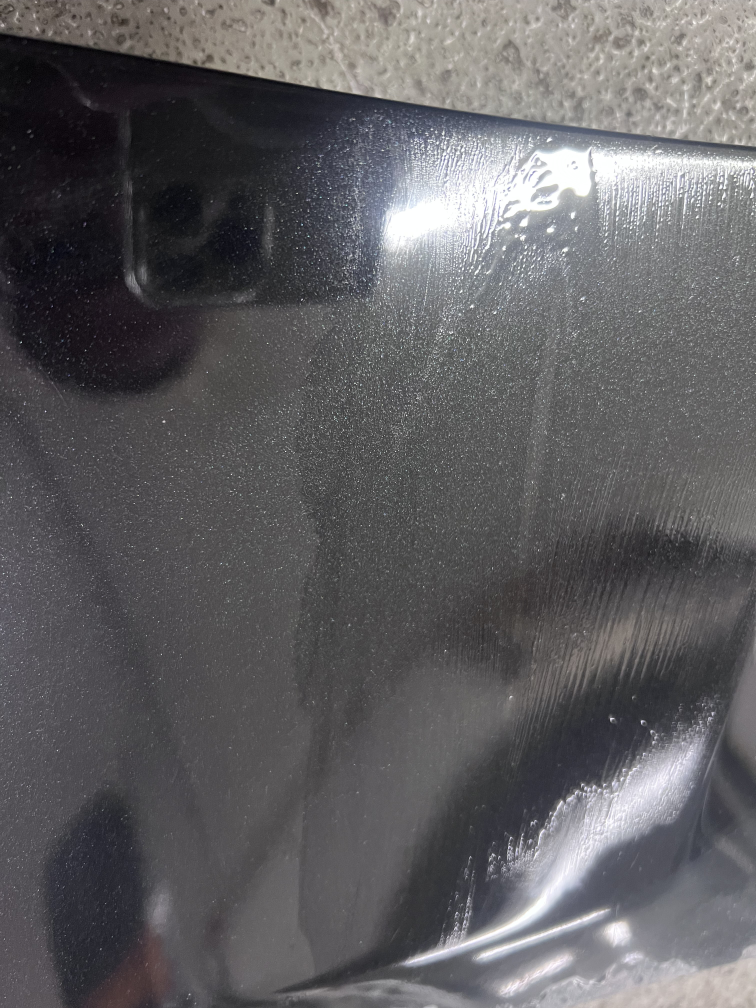
#> input picture backend/uploads/IMG_6887.jpeg, 3024 x 4032 px (shown at 1/4 size)
$ python -i coatvision_core.py   (imports and definitions only)   (older library calls are emulated)
#> lines starting #> are read from the running program, lines starting #| are printed output that depends on the picture; after the words box and inside, x2 and y2 are one past the last pixel; in counts of white or black regions, pixels touching at a corner belong together
#> in process_image_file, image is the input picture: shape (4032, 3024, 3); mean B, G, R 97.1, 94.7, 96
# backend/core/coatvision_core.py
import base64
import io
import os
from typing import Dict, Optional

import cv2
import numpy as np

# Analysis configuration constants
# Maximum expected hue standard deviation (OpenCV hue range is 0-180)
MAX_HUE_STD_DEVIATION = 90

# Maximum expected Laplacian variance for smoothness calculation
# Higher values indicate rougher textures
MAX_LAPLACIAN_VARIANCE = 5000


def decode_base64_image(base64_str: str) -> np.ndarray:
    """Decode a base64 string to an OpenCV image."""
    img_data = base64.b64decode(base64_str)
    nparr = np.frombuffer(img_data, np.uint8)
    img = cv2.imdecode(nparr, cv2.IMREAD_COLOR)
    return img


def encode_image_base64(img: np.ndarray) -> str:
    """Encode an OpenCV image to a base64 string."""
    _, buffer = cv2.imencode('.png', img)
    return base64.b64encode(buffer).decode('utf-8')


def analyze_coating(image: np.ndarray) -> Dict:
    """
    OpenCV-based coating analysis pipeline.
    Returns CVI (Coating Visual Index), CQI (Coating Quality Index),
    coverage estimation, and other metrics.
    """
    if image is None:
        raise ValueError("Image could not be loaded")

    # Convert to grayscale
    gray = cv2.cvtColor(image, cv2.COLOR_BGR2GRAY)

    # Convert to HSV for color analysis
    hsv = cv2.cvtColor(image, cv2.COLOR_BGR2HSV)
#> hsv: shape (4032, 3024, 3); mean H, S, V 98.6, 17, 98.8

    # 1. Edge detection for surface texture analysis
    edges = cv2.Canny(gray, 50, 150)
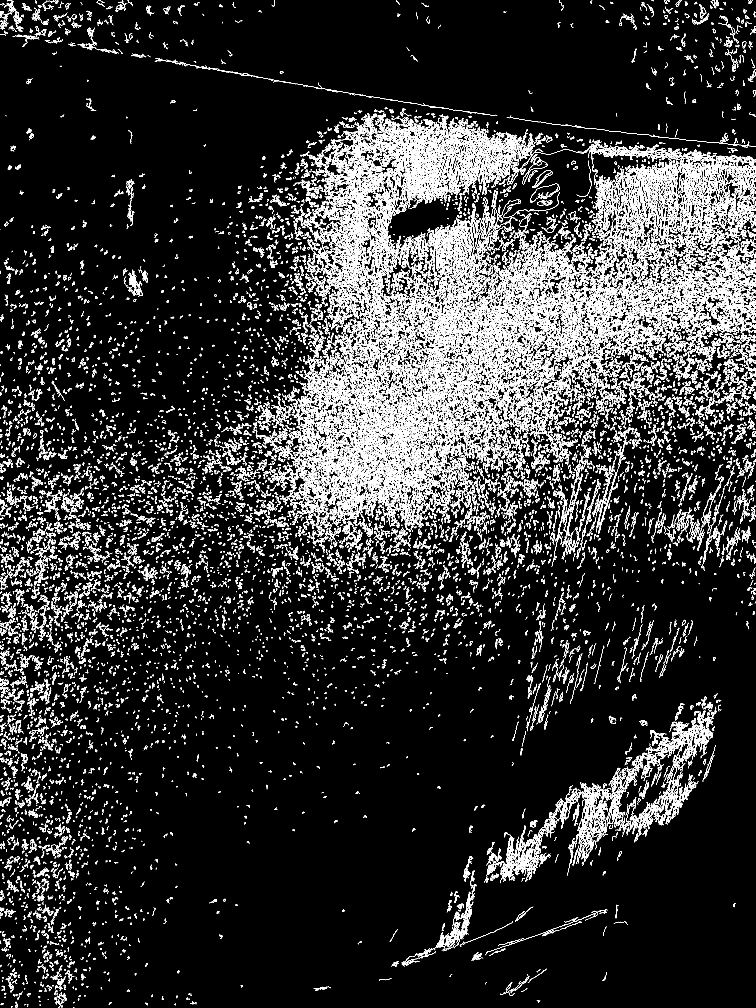
#> edges: shape (4032, 3024) (shown at 1/4 size); 7.3% white in thin lines or dots
    edge_density = float(np.count_nonzero(edges) / edges.size)
#> edge_density = 0.0727

    # 2. Color uniformity analysis (standard deviation of hue)
    hue_channel = hsv[:, :, 0]
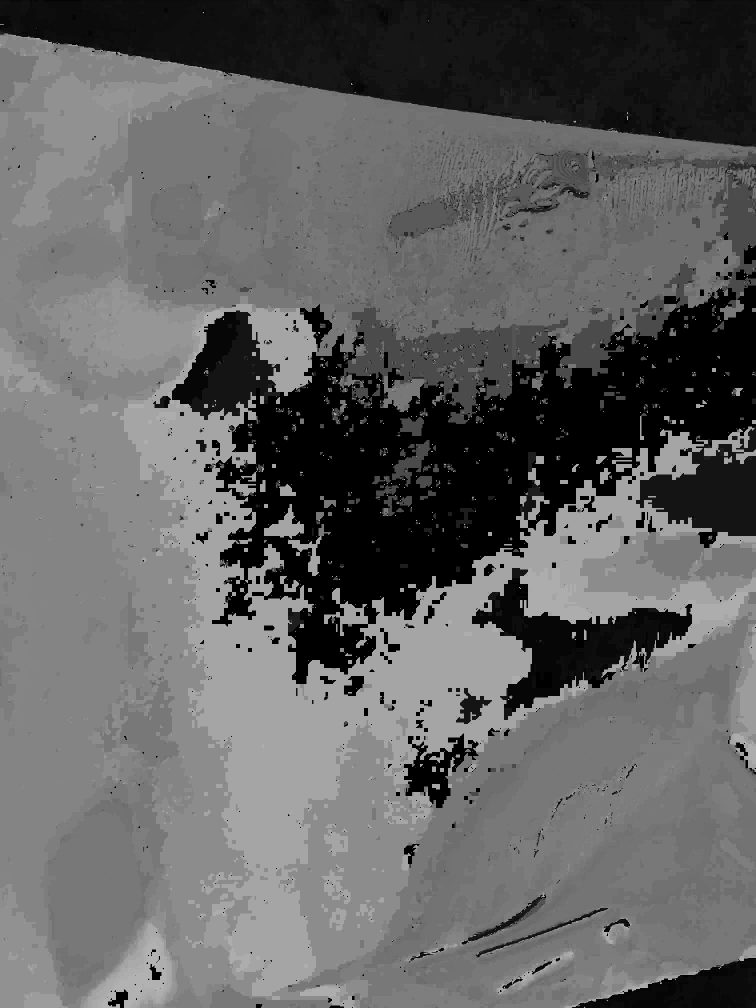
#> hue_channel: shape (4032, 3024) (shown at 1/4 size); min 0, max 179, mean 98.6
    hue_std = float(np.std(hue_channel))
#> hue_std = 57.3
    color_uniformity = max(0, 1 - (hue_std / MAX_HUE_STD_DEVIATION))  # Normalize to 0-1
#> color_uniformity = 0.363

    # 3. Saturation analysis for coating presence
    saturation = hsv[:, :, 1]
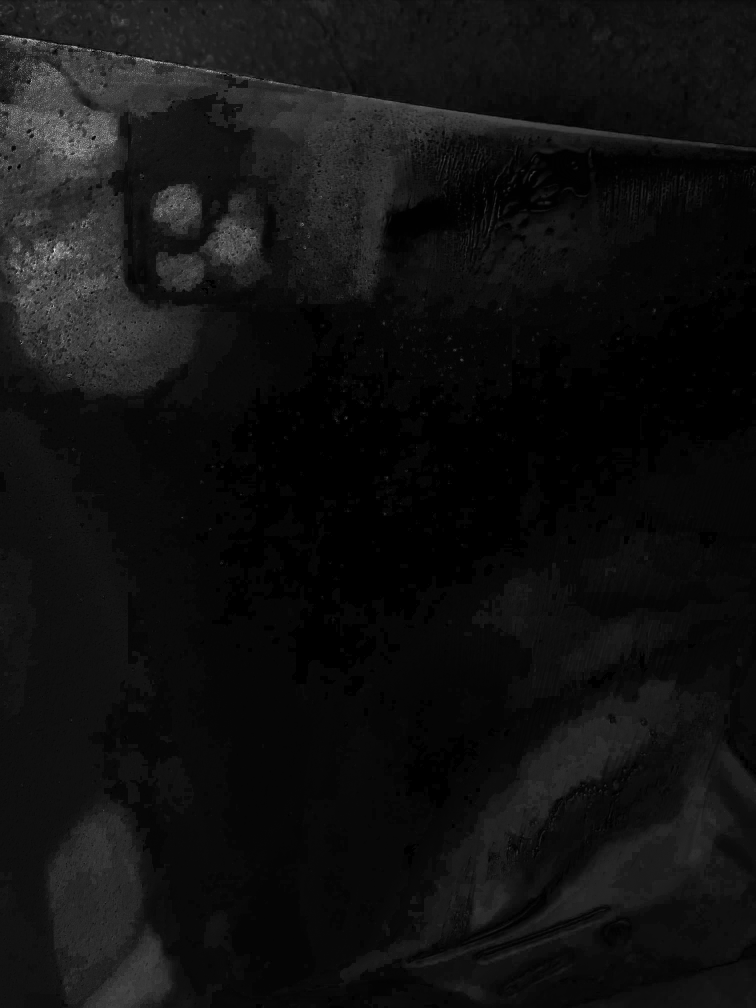
#> saturation: shape (4032, 3024) (shown at 1/4 size); min 0, max 255, mean 17
    mean_saturation = float(np.mean(saturation))
#> mean_saturation = 16.97
    saturation_score = mean_saturation / 255.0
#> saturation_score = 0.0665

    # 4. Value/brightness analysis
    value = hsv[:, :, 2]
    mean_brightness = float(np.mean(value))
#> mean_brightness = 98.81
    brightness_score = mean_brightness / 255.0
#> brightness_score = 0.387

    # 5. Coverage estimation using thresholding
    _, binary = cv2.threshold(gray, 0, 255, cv2.THRESH_BINARY + cv2.THRESH_OTSU)
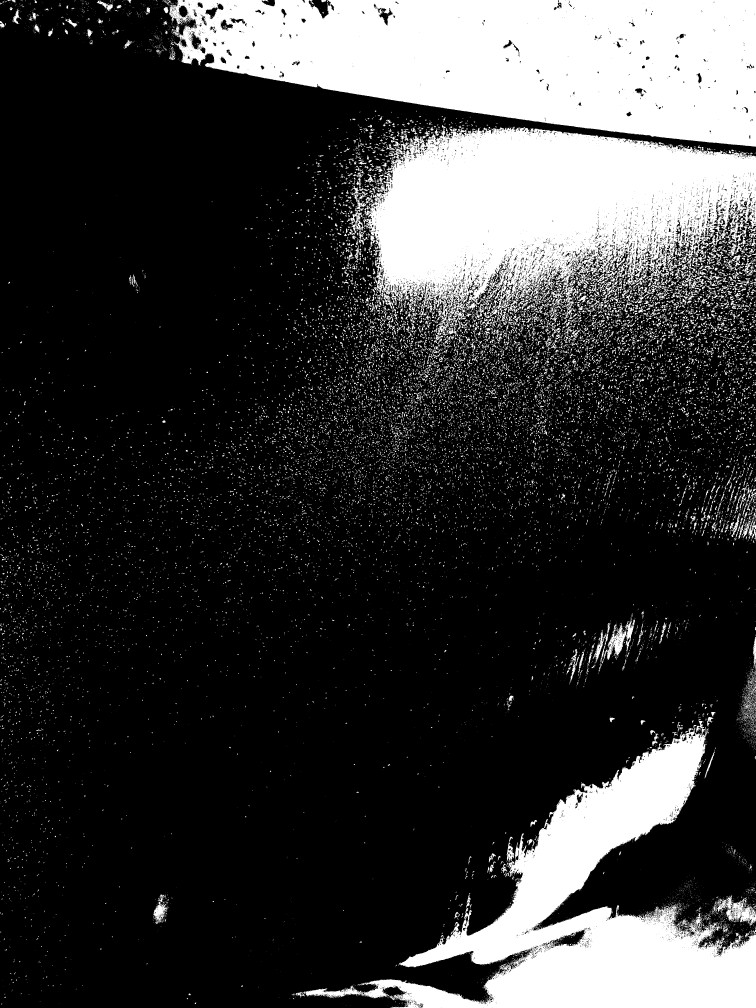
#> binary: shape (4032, 3024) (shown at 1/4 size); 22.7% white; 22691 white regions (18660 under 20 px), largest, box (x1, y1, x2, y2) and area: (676, 0, 3024, 587) 980957, (1452, 499, 3024, 1341) 780366, (1215, 2900, 3024, 4032) 648045
    coverage = float(np.count_nonzero(binary) / binary.size)
#> coverage = 0.227

    # 6. Surface smoothness (using Laplacian variance)
    laplacian = cv2.Laplacian(gray, cv2.CV_64F)
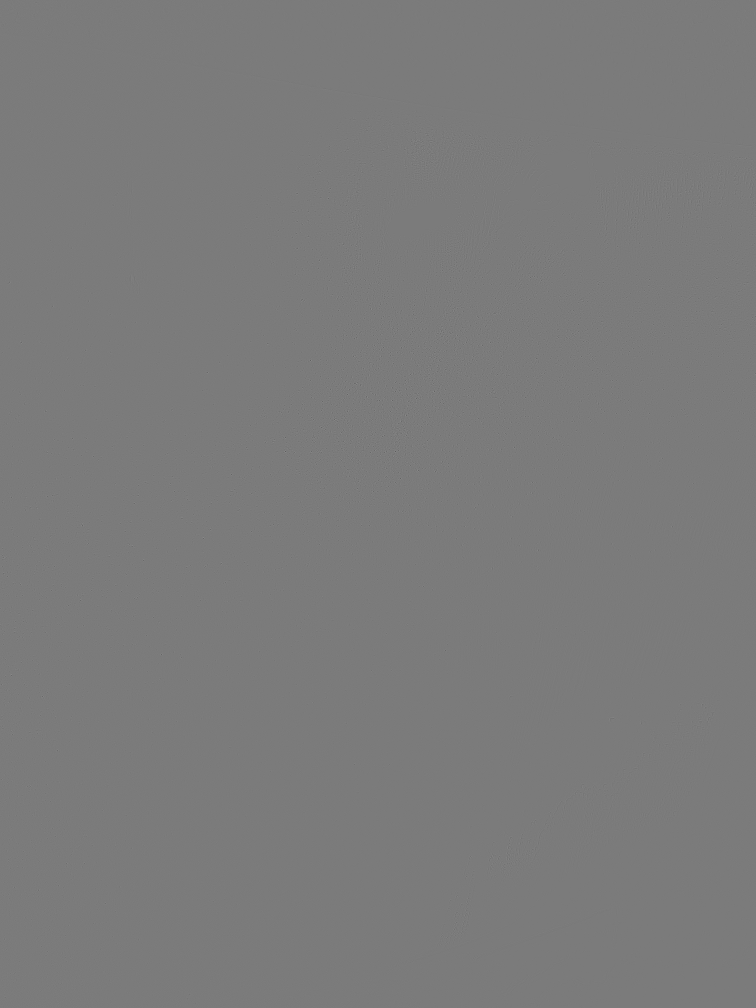
#> laplacian: shape (4032, 3024) float64 (shown at 1/4 size); min -499, max 532, mean 0; drawn with min black and max white
    laplacian_var = float(laplacian.var())
#> laplacian_var = 379.2
    smoothness = max(0, 1 - (laplacian_var / MAX_LAPLACIAN_VARIANCE))  # Normalize
#> smoothness = 0.924

    # Calculate CVI (Coating Visual Index) - weighted combination
    cvi = (
        color_uniformity * 0.3 +
        saturation_score * 0.25 +
        smoothness * 0.25 +
        (1 - edge_density) * 0.2
    ) * 100
#> cvi = 54.21

    # Calculate CQI (Coating Quality Index)
    cqi = (
        coverage * 0.35 +
        color_uniformity * 0.25 +
        smoothness * 0.25 +

        brightness_score * 0.15
    ) * 100
#> cqi = 45.96

    return {
        "cvi": round(cvi, 2),
        "cqi": round(cqi, 2),
        "coverage": round(coverage * 100, 2),
        "color_uniformity": round(color_uniformity * 100, 2),
        "smoothness": round(smoothness * 100, 2),
        "edge_density": round(edge_density * 100, 2),
        "saturation_score": round(saturation_score * 100, 2),
        "brightness_score": round(brightness_score * 100, 2),
        "laplacian_variance": round(laplacian_var, 2),
        "note": "OpenCV-based heuristic analysis - no ML model"
    }


def process_image_file(file_path: str, output_dir: Optional[str] = None) -> Dict:
    """
    Process an image file and return analysis results.
    Optionally saves processed output to output_dir.
    """
    image = cv2.imread(file_path)
    if image is None:
        raise ValueError(f"Could not read image: {file_path}")

    metrics = analyze_coating(image)
#> metrics = 10 items

    if output_dir:
        # Create visualization overlay
        overlay = create_analysis_overlay(image, metrics)
        output_path = os.path.join(output_dir, f"analyzed_{os.path.basename(file_path)}")
        cv2.imwrite(output_path, overlay)
        metrics["output_path"] = output_path

    return metrics


def create_analysis_overlay(image: np.ndarray, metrics: Dict) -> np.ndarray:
    """Create a visualization overlay showing analysis results."""
    result = image.copy()

    # Add edge detection overlay
    gray = cv2.cvtColor(image, cv2.COLOR_BGR2GRAY)
    edges = cv2.Canny(gray, 50, 150)

    # Create colored edge overlay
    edge_overlay = np.zeros_like(image)
    edge_overlay[edges > 0] = [0, 255, 0]  # Green for edges

    # Blend with original
    result = cv2.addWeighted(result, 0.7, edge_overlay, 0.3, 0)

    # Add text overlay with metrics
    font = cv2.FONT_HERSHEY_SIMPLEX
    y_offset = 30
    for key in ['cvi', 'cqi', 'coverage']:
        if key in metrics:
            text = f"{key.upper()}: {metrics[key]}%"
            cv2.putText(result, text, (10, y_offset), font, 0.7, (255, 255, 255), 2)
            y_offset += 30

    return result

>>> result = process_image_file('../uploads/IMG_6887.jpeg')
#> result = 10 items
